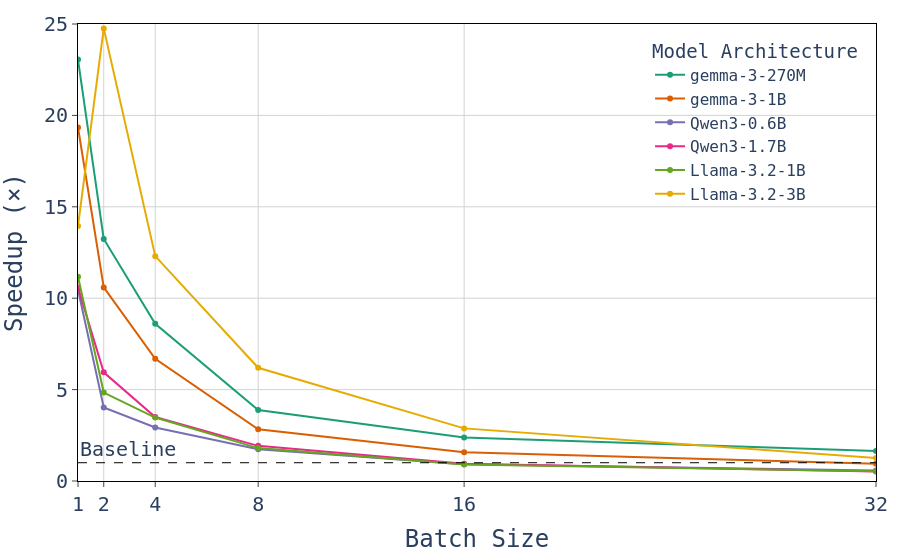

Notebook code for this chart:
### Code cell
def plot(df, ylim_max=None):
    fig = px.line(
        df, 
        x="batch_size", 
        y="speedup",
        range_y=[0, ylim_max],
        range_x=[1, 32],
        color="model_id",
        markers=True,
        color_discrete_sequence=px.colors.qualitative.Dark2,
        category_orders={'model_id': model_order},
        labels={
            "batch_size": "Batch Size",
            "speedup": "Speedup (×)",
            "model_id": "Model Architecture"
        }
    )

    fig.add_hline(
        y=1, 
        line_dash="dash", 
        line_color="black", 
        annotation_text="Baseline", 
        annotation_position="top left",
        line_width=1
    )


    fig.update_layout(xaxis = dict(tickvals = list(df["batch_size"])))

    fig.update(**paper_style_dict)
    return fig

#print("EF 100")
#fig = plot(dfs[(dfs["ef"] == 100)], ylim_max=35)
#fig.write_image("head-speedup-ef-100.pdf")
#fig.show()

print("EF 200")
fig = plot(dfs[(dfs["ef"] == 200)], ylim_max=25)
fig.write_image("head-speedup-ef-200.pdf")
fig.show()

### Figure 1 — Plotly figure (JSON) as saved in the notebook; plotly's stock layout.template omitted (floating-point values rounded to 4 significant figures)
{"data": [{"hovertemplate": "Model Architecture=gemma-3-270M<br>Batch Size=%{x}<br>Speedup (×)=%{y}<extra></extra>", "legendgroup": "gemma-3-270M", "line": {"color": "rgb(27,158,119)", "dash": "solid"}, "marker": {"symbol": "circle"}, "mode": "lines+markers", "name": "gemma-3-270M", "orientation": "v", "showlegend": true, "type": "scatter", "x": [1, 2, 4, 8, 16, 32, 64], "xaxis": "x", "y": [23.05, 13.24, 8.603, 3.882, 2.385, 1.635, 1.928], "yaxis": "y"}, {"hovertemplate": "Model Architecture=gemma-3-1B<br>Batch Size=%{x}<br>Speedup (×)=%{y}<extra></extra>", "legendgroup": "gemma-3-1B", "line": {"color": "rgb(217,95,2)", "dash": "solid"}, "marker": {"symbol": "circle"}, "mode": "lines+markers", "name": "gemma-3-1B", "orientation": "v", "showlegend": true, "type": "scatter", "x": [1, 2, 4, 8, 16, 32, 64], "xaxis": "x", "y": [19.34, 10.59, 6.684, 2.825, 1.578, 0.9465, 1.023], "yaxis": "y"}, {"hovertemplate": "Model Architecture=Qwen3-0.6B<br>Batch Size=%{x}<br>Speedup (×)=%{y}<extra></extra>", "legendgroup": "Qwen3-0.6B", "line": {"color": "rgb(117,112,179)", "dash": "solid"}, "marker": {"symbol": "circle"}, "mode": "lines+markers", "name": "Qwen3-0.6B", "orientation": "v", "showlegend": true, "type": "scatter", "x": [1, 2, 4, 8, 16, 32, 64], "xaxis": "x", "y": [10.48, 4.018, 2.926, 1.734, 0.9153, 0.569, 0.6806], "yaxis": "y"}, {"hovertemplate": "Model Architecture=Qwen3-1.7B<br>Batch Size=%{x}<br>Speedup (×)=%{y}<extra></extra>", "legendgroup": "Qwen3-1.7B", "line": {"color": "rgb(231,41,138)", "dash": "solid"}, "marker": {"symbol": "circle"}, "mode": "lines+markers", "name": "Qwen3-1.7B", "orientation": "v", "showlegend": true, "type": "scatter", "x": [1, 2, 4, 8, 16, 32, 64], "xaxis": "x", "y": [10.58, 5.943, 3.502, 1.922, 0.9453, 0.5257, 0.5825], "yaxis": "y"}, {"hovertemplate": "Model Architecture=Llama-3.2-1B<br>Batch Size=%{x}<br>Speedup (×)=%{y}<extra></extra>", "legendgroup": "Llama-3.2-1B", "line": {"color": "rgb(102,166,30)", "dash": "solid"}, "marker": {"symbol": "circle"}, "mode": "lines+markers", "name": "Llama-3.2-1B", "orientation": "v", "showlegend": true, "type": "scatter", "x": [1, 2, 4, 8, 16, 32, 64], "xaxis": "x", "y": [11.17, 4.838, 3.472, 1.8, 0.8997, 0.5318, 0.5749], "yaxis": "y"}, {"hovertemplate": "Model Architecture=Llama-3.2-3B<br>Batch Size=%{x}<br>Speedup (×)=%{y}<extra></extra>", "legendgroup": "Llama-3.2-3B", "line": {"color": "rgb(230,171,2)", "dash": "solid"}, "marker": {"symbol": "circle"}, "mode": "lines+markers", "name": "Llama-3.2-3B", "orientation": "v", "showlegend": true, "type": "scatter", "x": [1, 2, 4, 8, 16, 32, 64], "xaxis": "x", "y": [13.95, 24.76, 12.3, 6.192, 2.879, 1.254, 0.6424], "yaxis": "y"}], "layout": {"annotations": [{"showarrow": false, "text": "Baseline", "x": 0, "xanchor": "left", "xref": "x domain", "y": 1, "yanchor": "bottom", "yref": "y"}], "autosize": false, "font": {"family": "monospace", "size": 20}, "legend": {"bgcolor": "rgba(0, 0, 0, 0)", "font": {"family": "monospace", "size": 16}, "title": {"text": "Model Architecture"}, "tracegroupgap": 0, "x": 0.98, "xanchor": "right", "y": 0.98, "yanchor": "top"}, "margin": {"b": 20, "l": 20, "r": 20, "t": 20}, "plot_bgcolor": "rgba(0, 0, 0, 0)", "shapes": [{"line": {"color": "black", "dash": "dash", "width": 1}, "type": "line", "x0": 0, "x1": 1, "xref": "x domain", "y0": 1, "y1": 1, "yref": "y"}], "showlegend": true, "xaxis": {"anchor": "y", "domain": [0, 1], "gridcolor": "lightgray", "gridwidth": 1, "linecolor": "black", "mirror": true, "range": [1, 32], "showgrid": true, "showline": true, "ticks": "outside", "tickvals": [1, 2, 4, 8, 16, 32, 64, 1, 2, 4, 8, 16, 32, 64, 1, 2, 4, 8, 16, 32, 64, 1, 2, 4, 8, 16, 32, 64, 1, 2, 4, 8, 16, 32, 64, 1, 2, 4, 8, 16, 32, 64], "title": {"text": "Batch Size"}}, "yaxis": {"anchor": "x", "domain": [0, 1], "gridcolor": "lightgray", "gridwidth": 1, "linecolor": "black", "mirror": true, "range": [0, 25], "showgrid": true, "showline": true, "ticks": "outside", "title": {"text": "Speedup (×)"}}}}
